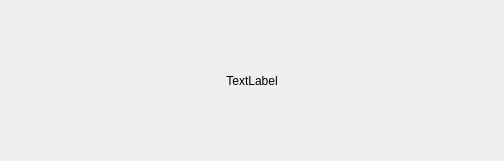
<?xml version="1.0" encoding="UTF-8"?>
<ui version="4.0">
 <class>AboutThisAppDialog</class>
 <widget class="QDialog" name="AboutThisAppDialog">
  <property name="windowModality">
   <enum>Qt::WindowModal</enum>
  </property>
  <property name="geometry">
   <rect>
    <x>0</x>
    <y>0</y>
    <width>504</width>
    <height>161</height>
   </rect>
  </property>
  <property name="windowTitle">
   <string>About this app</string>
  </property>
  <layout class="QVBoxLayout" name="verticalLayout">
   <item>
    <widget class="QLabel" name="label">
     <property name="text">
      <string>TextLabel</string>
     </property>
     <property name="alignment">
      <set>Qt::AlignCenter</set>
     </property>
    </widget>
   </item>
  </layout>
 </widget>
 <resources/>
 <connections/>
</ui>
